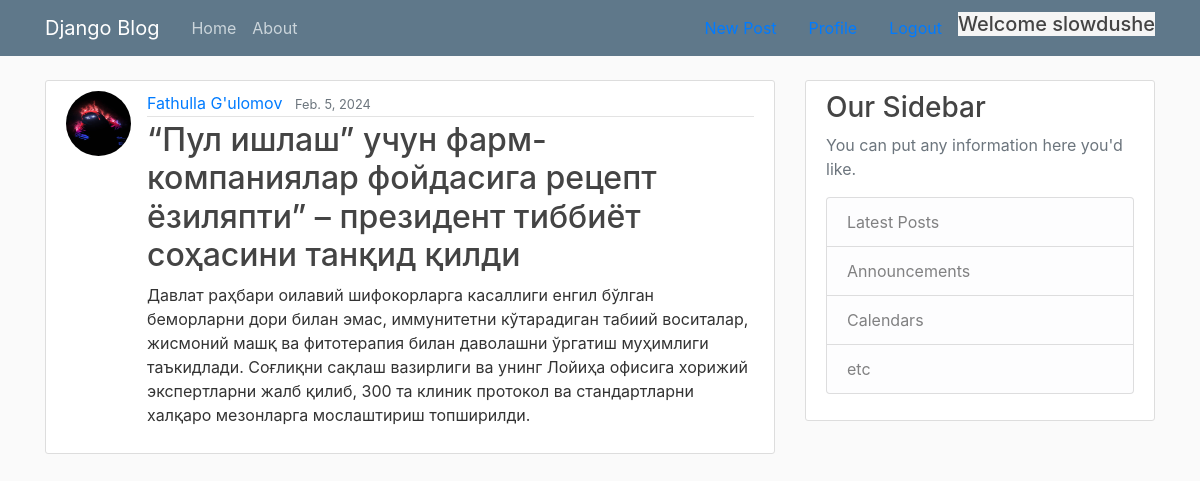
The app's page /Post-Detail-page/2 (signed in) with its own data.
### blog/models.py (models this page shows, shortened)
class AbstractBaseModel(models.Model):
    created_at = models.DateTimeField(auto_now_add=True)
    updated_at = models.DateTimeField(auto_now=True)
    class Meta:
        abstract = True

class User(AbstractUser, AbstractBaseModel):
    avatar = models.ImageField(upload_to='avatars/', null=True, default='avatars/default/logo.png')

class Post(AbstractBaseModel):
    title = models.CharField(max_length=120)
    content = models.TextField()
    publisher_at = models.DateField()
    is_active = models.BooleanField(default=False)
    author = models.ForeignKey("User", models.CASCADE, "posts")

### blog/views.py (the view)
# urls.py: path('Post-Detail-page/<int:id>', PostDetailPageView.as_view(),         name='post_detail'),
class PostDetailPageView(View):
    def get(self, request, id):
        posts = Post.objects.get(id=id)
        return render(request, 'blog/post_detail.html', {
            "post":posts,
            "user_posts":""
        })

### blog/templates/blog/post_detail.html (shortened to what this page needs)
{% extends 'blog/base.html' %}
{% load static %}
{% block content %}
    <main role="main" class="container">
      <div class="row">
        <div class="col-md-8">
              <article class="media content-section">
                <img class="rounded-circle article-img" src="{{ post.author.avatar.url }}">
                <div class="media-body">
                  <div class="article-metadata">
                    <a class="mr-2" href="{% url 'user_posts' %}">{{ post.author.first_name }} {{ post.author.last_name }}</a>
                    <small class="text-muted">{{ post.publisher_at }}</small>
                  </div>
                  <h2 class="article-title">{{ post.title }}</h2>
                  <p class="article-content">{{ post.content }}
                  </p>
                </div>
              </article>
</div>
{% include 'blog/base_last_post.html' %}
</div>
</main>
{% endblock %}

### blog/templates/blog/base.html (shortened to what this page needs)
{% load static %}
<!DOCTYPE html>
<html>
<head>
    <link rel="stylesheet" href="https://maxcdn.bootstrapcdn.com/bootstrap/4.0.0/css/bootstrap.min.css">
    <link rel="stylesheet" type="text/css" href="{% static 'blog/main.css' %}">
</head>
<body>
    <header class="site-header">
      <nav class="navbar navbar-expand-md navbar-dark bg-steel fixed-top">
        <div class="container">
          <a class="navbar-brand mr-4" href="{% url 'home' %}">Django Blog</a>
          <div class="collapse navbar-collapse" id="navbarToggle">
            <div class="navbar-nav mr-auto">
              <a class="nav-item nav-link" href="{% url 'home' %}">Home</a>
              <a class="nav-item nav-link" href="{% url 'about' %}">About</a>
            </div>
              {% if request.user.is_authenticated %}
                <a class="nav-item nav-link" href="{% url 'post_form' %}">New Post</a>
                <a class="nav-item nav-link" href="{% url 'profile' %}">Profile</a>
                <a class="nav-item nav-link" href="{% url 'logout' %}">Logout</a>
                <h5 style="background-color: whitesmoke">Welcome {{ request.user }}</h5>
              {% else %}
                <a class="nav-item nav-link" href="{% url 'login' %}">Login</a>
                <a class="nav-item nav-link" href="{% url 'register' %}">Register</a>
              {% endif %}
          </div>
        </div>
      </nav>
    </header>
    {% block content %}
    {% endblock %}
</body>
</html>

### blog/static/blog/main.css (style rules this page uses)
body { background: #fafafa; color: #333333; margin-top: 5rem; }
h1, h2, h3, h4, h5, h6 { color: #444444; }
.bg-steel { background-color: #5f788a; }
.site-header .navbar-nav .nav-link { color: #cbd5db; }
.content-section { background: #ffffff; padding: 10px 20px; border: 1px solid #dddddd; border-radius: 3px; margin-bottom: 20px; }
.article-title { color: #444444; }
.article-content { white-space: pre-line; }
.article-img { height: 65px; width: 65px; margin-right: 16px; }
.article-metadata { padding-bottom: 1px; margin-bottom: 4px; border-bottom: 1px solid #e3e3e3 }

### records on screen
User: user "slowdushe"
Post: author.avatar (picture), author.first_name "Fathulla", author.last_name "G'ulomov", publisher_at "Feb. 5, 2024", title "“Пул ишлаш” учун фарм-компаниялар фойдасига рецепт ёзиляпти” – президент тиббиёт соҳасини танқид қилди", content "Давлат раҳбари оилавий шифокорларга касаллиги енгил бўлган беморларни дори билан эмас, иммунитетни кўтарадиган табиий воситалар, жисмоний машқ ва фитотерапия билан даволашни ўргатиш муҳимлиги таъкидлади. Соғлиқни сақлаш вазирлиги ва унинг Лойиҳа офисига хорижий экспертларни жалб қилиб, 300 та клиник протокол ва стандартларни халқаро мезонларга мослаштириш топширилди."
